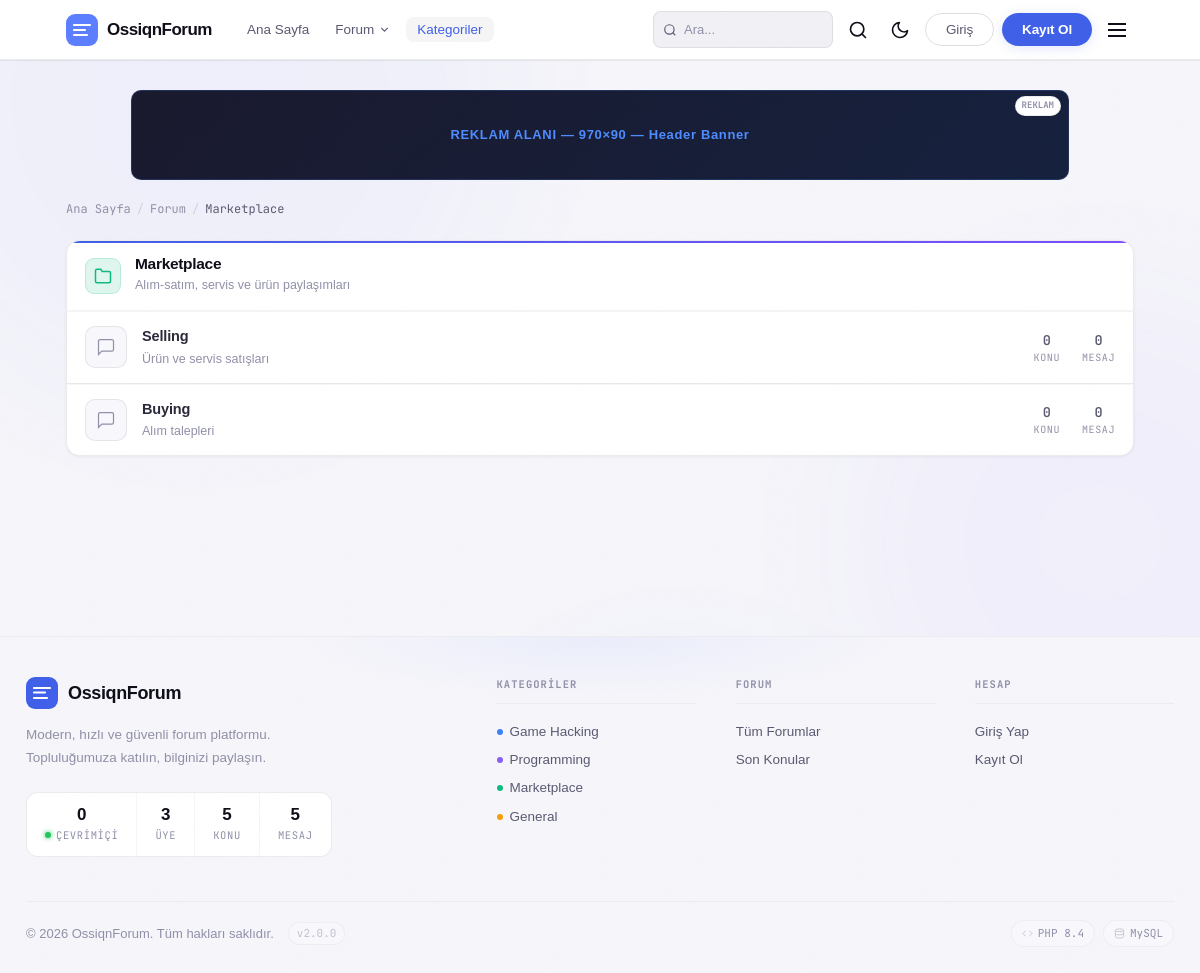
Screenshot of /forum.php?cat=marketplace with the database file from the repository.
### tables this page shows
CREATE TABLE IF NOT EXISTS `advertisements` (
  `id` int(11) NOT NULL AUTO_INCREMENT,
  `title` varchar(255) NOT NULL,
  `position` varchar(50) NOT NULL,
  `type` enum('code','image','text') NOT NULL DEFAULT 'code',
  `image_url` varchar(255) DEFAULT NULL,
  `link_url` varchar(255) DEFAULT NULL,
  `html_code` text DEFAULT NULL,
  `alt_text` varchar(255) DEFAULT NULL,
  `starts_at` datetime DEFAULT NULL,
  `ends_at` datetime DEFAULT NULL,
  `is_active` tinyint(1) NOT NULL DEFAULT 1,
  `created_by` int(11) NOT NULL,
  `created_at` timestamp NULL DEFAULT current_timestamp(),
  PRIMARY KEY (`id`)
);

CREATE TABLE categories (
    id INT AUTO_INCREMENT PRIMARY KEY,
    name VARCHAR(100) NOT NULL,
    slug VARCHAR(100) UNIQUE NOT NULL,
    description TEXT DEFAULT NULL,
    icon VARCHAR(50) DEFAULT 'folder',
    color VARCHAR(20) DEFAULT '#3b82f6',
    display_order INT DEFAULT 0,
    is_active TINYINT(1) DEFAULT 1,
    created_at TIMESTAMP DEFAULT CURRENT_TIMESTAMP
);

CREATE TABLE forums (
    id INT AUTO_INCREMENT PRIMARY KEY,
    category_id INT NOT NULL,
    name VARCHAR(100) NOT NULL,
    slug VARCHAR(100) UNIQUE NOT NULL,
    description TEXT DEFAULT NULL,
    display_order INT DEFAULT 0,
    thread_count INT DEFAULT 0,
    post_count INT DEFAULT 0,
    last_post_id INT DEFAULT NULL,
    is_active TINYINT(1) DEFAULT 1,
    created_at TIMESTAMP DEFAULT CURRENT_TIMESTAMP,
    FOREIGN KEY (category_id) REFERENCES categories(id) ON DELETE CASCADE
);

### forum.php (the view, shortened to what the rows shown need)
<?php
require_once 'includes/functions.php';
$catSlug = $_GET['cat'] ?? null;
$forumSlug = $_GET['forum'] ?? null;
$page = max(1, (int)($_GET['page'] ?? 1));
if ($forumSlug) {
    $forum = db()->fetchOne("SELECT f.*, c.name as cat_name, c.slug as cat_slug, c.color as cat_color FROM forums f JOIN categories c ON c.id = f.category_id WHERE f.slug = ? AND f.is_active = 1", [$forumSlug], 's');
    if (!$forum) { header('Location: ' . SITE_URL . '/forum.php'); exit; }
    $pageTitle = $forum['name'];
    $filterSql = "SELECT t.*, u.username, u.avatar, u.role, lpu.username as last_post_user FROM threads t JOIN users u ON u.id = t.user_id LEFT JOIN posts lp ON lp.id = t.last_post_id LEFT JOIN users lpu ON lpu.id = lp.user_id WHERE t.forum_id = ? AND t.is_deleted = 0 ORDER BY t.is_sticky DESC, t.last_post_at DESC";
    $filterParams = [(int)$forum['id']];
    $filterTypes = 'i';
    $data = paginateQuery($filterSql, $filterParams, $filterTypes, $page, THREADS_PER_PAGE);
} elseif ($catSlug) {
    $category = db()->fetchOne("SELECT * FROM categories WHERE slug = ? AND is_active = 1", [$catSlug], 's');
    $forum = null;
    $data = null;
} else {
    $pageTitle = 'Tüm Forumlar';
    $category = null;
    $forum = null;
    $data = null;
}
require_once 'includes/header.php';
$categories = getCategories();
?>
<div style="max-width:1100px;margin:0 auto;padding:20px 16px 60px">
    <nav class="breadcrumb">
        <a href="<?= SITE_URL ?>/index.php">Ana Sayfa</a>
        <span class="breadcrumb-sep">/</span>
        <?php if ($forum): ?>
        <a href="<?= SITE_URL ?>/forum.php?cat=<?= sanitize($forum['cat_slug']) ?>"><?= sanitize($forum['cat_name']) ?></a>
        <span class="breadcrumb-sep">/</span>
        <span class="breadcrumb-current"><?= sanitize($forum['name']) ?></span>
        <?php elseif ($category): ?>
        <a href="<?= SITE_URL ?>/forum.php">Forum</a>
        <span class="breadcrumb-sep">/</span>
        <span class="breadcrumb-current"><?= sanitize($category['name']) ?></span>
        <?php else: ?>
        <span class="breadcrumb-current">Forum</span>
        <?php endif; ?>
    </nav>
    <?php if ($forum && $data): ?>
    <div class="section-header mb-6">
        <div>
            <h1 class="text-2xl font-bold text-white mb-1"><?= sanitize($forum['name']) ?></h1>
            <?php if ($forum['description']): ?>
            <p class="text-gray-400 text-sm"><?= sanitize($forum['description']) ?></p>
            <?php endif; ?>
        </div>
        <div style="display:flex;align-items:center;gap:12px">
            <span class="stat-pill">
                <svg width="14" height="14" viewBox="0 0 24 24" fill="none" stroke="currentColor" stroke-width="2"><path d="M21 15a2 2 0 0 1-2 2H7l-4 4V5a2 2 0 0 1 2-2h14a2 2 0 0 1 2 2z"/></svg>
                <?= formatNumber($forum['thread_count']) ?> Konu
            </span>
            <?php if (isLoggedIn()): ?>
            <a href="<?= SITE_URL ?>/new-thread.php?forum=<?= sanitize($forum['slug']) ?>" class="btn-primary">
                <svg width="16" height="16" viewBox="0 0 24 24" fill="none" stroke="currentColor" stroke-width="2"><line x1="12" y1="5" x2="12" y2="19"/><line x1="5" y1="12" x2="19" y2="12"/></svg>
                Yeni Konu
            </a>
            <?php endif; ?>
        </div>
    </div>
    <?php if (empty($data['items'])): ?>
    <div class="empty-state card">
        <svg width="48" height="48" viewBox="0 0 24 24" fill="none" stroke="currentColor" stroke-width="1" class="mx-auto mb-4 text-gray-600"><path d="M21 15a2 2 0 0 1-2 2H7l-4 4V5a2 2 0 0 1 2-2h14a2 2 0 0 1 2 2z"/></svg>
        <h3>Henüz konu yok</h3>
        <p class="text-sm mb-4">İlk konuyu açan sen ol!</p>
        <?php if (isLoggedIn()): ?>
        <a href="<?= SITE_URL ?>/new-thread.php?forum=<?= sanitize($forum['slug']) ?>" class="btn-primary">Konu Aç</a>
        <?php endif; ?>
    </div>
    <?php else: ?>
    <div class="bg-surface border border-surface-50 rounded-t-xl">
        <div class="flex items-center px-5 py-3 text-xs font-semibold uppercase tracking-wider text-gray-500 border-b border-surface-50">
            <span class="flex-1">Konu</span>
            <span class="w-20 text-center hidden md:block">Cevap</span>
            <span class="w-20 text-center hidden md:block">Görüntü</span>
            <span class="w-36 text-right hidden lg:block">Son Mesaj</span>
        </div>
    </div>
    <?php foreach ($data['items'] as $thread): ?>
    <div class="thread-row <?= $thread['is_sticky'] ? 'sticky' : '' ?>" onclick="window.location='<?= SITE_URL ?>/thread.php?id=<?= (int)$thread['id'] ?>';" style="cursor:pointer">
        <img src="<?= getAvatar($thread) ?>" alt="" class="thread-avatar">
        <div style="flex:1;min-width:0">
            <a href="<?= SITE_URL ?>/thread.php?id=<?= (int)$thread['id'] ?>" class="thread-title" onclick="event.stopPropagation()">
                <?= sanitize($thread['title']) ?>
            </a>
            <div class="thread-badges">
                <?php if ($thread['is_sticky']): ?>
                <span class="badge badge-sticky">
                    <svg width="10" height="10" viewBox="0 0 24 24" fill="none" stroke="currentColor" stroke-width="2"><line x1="12" y1="17" x2="12" y2="22"/><path d="M5 17H19V13L17 7H7L5 13Z"/><line x1="12" y1="2" x2="12" y2="7"/></svg>
                    Sabit
                </span>
                <?php endif; ?>
                <?php if ($thread['is_locked']): ?>
                <span class="badge badge-locked">
                    <svg width="10" height="10" viewBox="0 0 24 24" fill="none" stroke="currentColor" stroke-width="2"><rect x="3" y="11" width="18" height="11" rx="2"/><path d="M7 11V7a5 5 0 0 1 10 0v4"/></svg>
                    Kilitli
                </span>
                <?php endif; ?>
                <?php if ($thread['reply_count'] > 50): ?>
                <span class="badge badge-hot">Popüler</span>
                <?php endif; ?>
            </div>
            <div class="thread-meta">
                <a href="<?= SITE_URL ?>/profile.php?u=<?= urlencode($thread['username']) ?>" class="hover:text-primary-light" onclick="event.stopPropagation()">
                    <?= sanitize($thread['username']) ?>
                </a>
                &bull; <?= timeAgo($thread['created_at']) ?>
            </div>
        </div>
        <div class="thread-counts">
            <div class="thread-count-item">
                <div class="thread-count-value"><?= formatNumber($thread['reply_count']) ?></div>
                <div class="thread-count-label">Cevap</div>
            </div>
            <div class="thread-count-item hidden md:block">
                <div class="thread-count-value"><?= formatNumber($thread['view_count']) ?></div>
                <div class="thread-count-label">Görüntü</div>
            </div>
        </div>
        <?php if ($thread['last_post_user']): ?>
        <div class="thread-last hidden lg:block">
            <div class="last-user"><?= sanitize($thread['last_post_user']) ?></div>
            <div class="last-time"><?= timeAgo($thread['last_post_at']) ?></div>
        </div>
        <?php endif; ?>
    </div>
    <?php endforeach; ?>
    <?php if ($data['pages'] > 1): ?>
    <div class="pagination">
        <?php if ($data['current'] > 1): ?>
        <a href="?forum=<?= sanitize($forumSlug) ?>&page=<?= $data['current'] - 1 ?>" class="page-btn">
            <svg width="16" height="16" viewBox="0 0 24 24" fill="none" stroke="currentColor" stroke-width="2"><polyline points="15 18 9 12 15 6"/></svg>
        </a>
        <?php endif; ?>
        <?php for ($i = max(1, $data['current']-2); $i <= min($data['pages'], $data['current']+2); $i++): ?>
        <a href="?forum=<?= sanitize($forumSlug) ?>&page=<?= $i ?>" class="page-btn <?= $i === $data['current'] ? 'active' : '' ?>"><?= $i ?></a>
        <?php endfor; ?>
        <?php if ($data['current'] < $data['pages']): ?>
        <a href="?forum=<?= sanitize($forumSlug) ?>&page=<?= $data['current'] + 1 ?>" class="page-btn">
            <svg width="16" height="16" viewBox="0 0 24 24" fill="none" stroke="currentColor" stroke-width="2"><polyline points="9 18 15 12 9 6"/></svg>
        </a>
        <?php endif; ?>
    </div>
    <?php endif; ?>
    <?php endif; ?>
    <?php else: ?>
    <?php
    $displayCats = $category ? [$category] : $categories;
    foreach ($displayCats as $cat):
        $forums = getForumsByCategory($cat['id']);
    ?>
    <div class="category-section mb-10">
        <div class="category-header">
            <div class="category-icon" style="background:<?= sanitize($cat['color']) ?>22; border: 1px solid <?= sanitize($cat['color']) ?>33;">
                <svg width="18" height="18" viewBox="0 0 24 24" fill="none" stroke="<?= sanitize($cat['color']) ?>" stroke-width="2"><path d="M22 19a2 2 0 0 1-2 2H4a2 2 0 0 1-2-2V5a2 2 0 0 1 2-2h5l2 3h9a2 2 0 0 1 2 2z"/></svg>
            </div>
            <div>
                <h2 class="category-title">
                    <a href="?cat=<?= sanitize($cat['slug']) ?>" class="hover:text-primary-light transition-colors"><?= sanitize($cat['name']) ?></a>
                </h2>
                <?php if ($cat['description']): ?>
                <p class="category-desc"><?= sanitize($cat['description']) ?></p>
                <?php endif; ?>
            </div>
        </div>
        <?php foreach ($forums as $fr): ?>
        <a href="?forum=<?= sanitize($fr['slug']) ?>" class="forum-row">
            <div class="forum-icon">
                <svg width="20" height="20" viewBox="0 0 24 24" fill="none" stroke="currentColor" stroke-width="1.5"><path d="M21 15a2 2 0 0 1-2 2H7l-4 4V5a2 2 0 0 1 2-2h14a2 2 0 0 1 2 2z"/></svg>
            </div>
            <div style="flex:1;min-width:0">
                <div class="forum-name"><?= sanitize($fr['name']) ?></div>
                <?php if ($fr['description']): ?>
                <div class="forum-desc"><?= sanitize($fr['description']) ?></div>
                <?php endif; ?>
            </div>
            <div class="forum-stats">
                <div class="forum-stat-item">
                    <div class="forum-stat-value"><?= formatNumber($fr['thread_count']) ?></div>
                    <div class="forum-stat-label">Konu</div>
                </div>
                <div class="forum-stat-item">
                    <div class="forum-stat-value"><?= formatNumber($fr['post_count']) ?></div>
                    <div class="forum-stat-label">Mesaj</div>
                </div>
            </div>
        </a>
        <?php endforeach; ?>
    </div>
    <?php endforeach; ?>
    <?php endif; ?>
</div>
<?php require_once 'includes/footer.php'; ?>

### includes/header.php (shortened to what the rows shown need)
<?php
require_once __DIR__ . '/../includes/functions.php';
$categories = getCategories();
$userTheme = getUserTheme();
?>
<!DOCTYPE html>
<html lang="tr" data-theme="<?= $userTheme ?>">
<head>
    <link href="https://api.fontshare.com/v2/css?f[]=clash-display@400,500,600,700&f[]=satoshi@400,500,600,700&display=swap" rel="stylesheet">
    <script src="https://cdn.tailwindcss.com"></script>
    <link rel="stylesheet" href="<?= SITE_URL ?>/assets/css/main.css">
</head>
<body>
<div id="app-wrapper">
<div style="padding-top:75px">
<?php
$headerAd = null;
try {
    $headerAd = db()->fetchOne("SELECT * FROM advertisements WHERE position = 'header_banner' AND is_active = 1 AND (starts_at IS NULL OR starts_at <= NOW()) AND (ends_at IS NULL OR ends_at >= NOW()) ORDER BY id DESC LIMIT 1");
} catch(Exception $e) {}
if ($headerAd):
    $adHtml = '';
    if ($headerAd['type'] === 'image' && !empty($headerAd['image_url'])) {
        $link = !empty($headerAd['link_url']) ? sanitize($headerAd['link_url']) : '#';
        $adHtml = '<a href="'.$link.'" target="_blank" rel="nofollow"><img src="'.sanitize($headerAd['image_url']).'" style="width:100%;border-radius:10px;display:block;" alt="Reklam"></a>';
    } else {
        $adHtml = $headerAd['html_code'];
    }
?>
<div style="max-width:970px;margin:0 auto;padding:15px 16px 0">
    <div style="position:relative">
        <span style="position:absolute;top:6px;right:8px;background:var(--bg-surface);color:var(--ink-3);font-size:9px;font-weight:700;font-family:'JetBrains Mono',monospace;padding:2px 6px;border-radius:999px;border:1px solid var(--border-1);z-index:10;pointer-events:none;">REKLAM</span>
        <?= $adHtml ?>
    </div>
</div>
<?php endif; ?>

### includes/footer.php (shortened to what the rows shown need)
<?php
$fCats  = getCategories();
?>
</div>
<footer style="position:relative;margin-top:80px;border-top:1px solid var(--border-0);background:var(--bg-canvas);overflow:hidden">
    <div style="max-width:1180px;margin:0 auto;padding:40px 16px 0">
        <div style="display:grid;grid-template-columns:minmax(0,1.2fr) minmax(0,2fr);gap:64px;padding-bottom:44px;border-bottom:1px solid var(--border-0)">
            <div style="display:grid;grid-template-columns:repeat(3,1fr);gap:40px">
                <div>
                    <div style="font-family:'JetBrains Mono',monospace;font-size:10.5px;font-weight:700;text-transform:uppercase;letter-spacing:.1em;color:var(--ink-3);margin-bottom:14px;padding-bottom:10px;border-bottom:1px solid var(--border-0)">Kategoriler</div>
                    <?php foreach ($fCats as $cat): ?>
                    <a href="<?= SITE_URL ?>/forum.php?cat=<?= sanitize($cat['slug']) ?>" style="display:flex;align-items:center;gap:7px;font-size:13.5px;color:var(--ink-2);text-decoration:none;padding:4px 0;font-weight:500;transition:color .15s" onmouseover="this.style.color='var(--ink-0)';this.style.transform='translateX(3px)'" onmouseout="this.style.color='var(--ink-2)';this.style.transform='translateX(0)'">
                        <span style="width:6px;height:6px;border-radius:50%;flex-shrink:0;background:<?= sanitize($cat['color']) ?>"></span>
                        <?= sanitize($cat['name']) ?>
                    </a>
                    <?php endforeach; ?>
                </div>
            </div>
        </div>
    </div>
</footer>
</div>
</body>
</html>

### rows the page displays
advertisements: html_code "REKLAM ALANI — 970×90 — Header Banner"
categories: name "Marketplace", description "Alım-satım, servis ve ürün paylaşımları"
forums: name "Selling", description "Ürün ve servis satışları", thread_count "0", post_count "0"
forums: name "Buying", description "Alım talepleri", thread_count "0", post_count "0"
categories: name "Game Hacking"
categories: name "Programming"
categories: name "General"

### other values shown
SITE_NAME "OssiqnForum"
formatNumber($val) "0"
$lbl "ÇEVRIMIÇI"
formatNumber($val) "3"
$lbl "ÜYE"
formatNumber($val) "5"
$lbl "KONU"
$lbl "MESAJ"
$lbl "Tüm Forumlar"
$lbl "Son Konular"
SITE_VERSION "2.0.0"
PHP_MAJOR_VERSION "8"
PHP_MINOR_VERSION "4"
